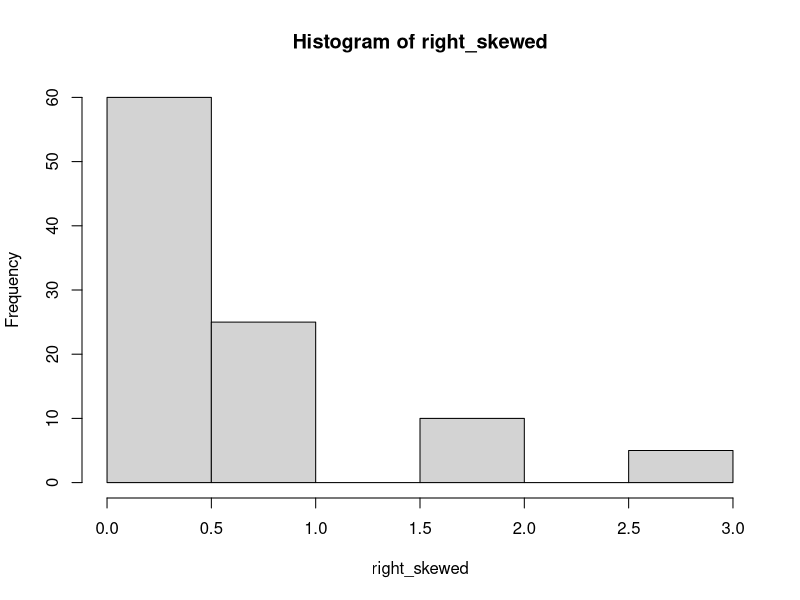
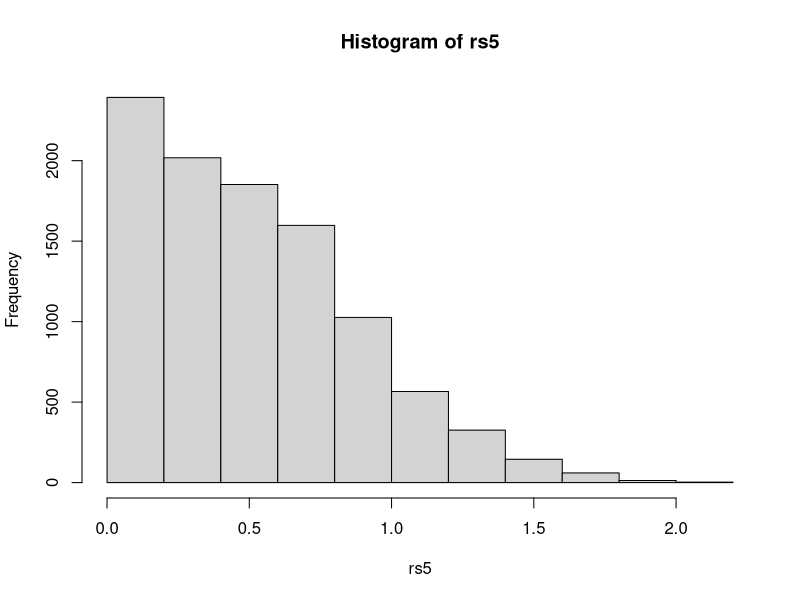
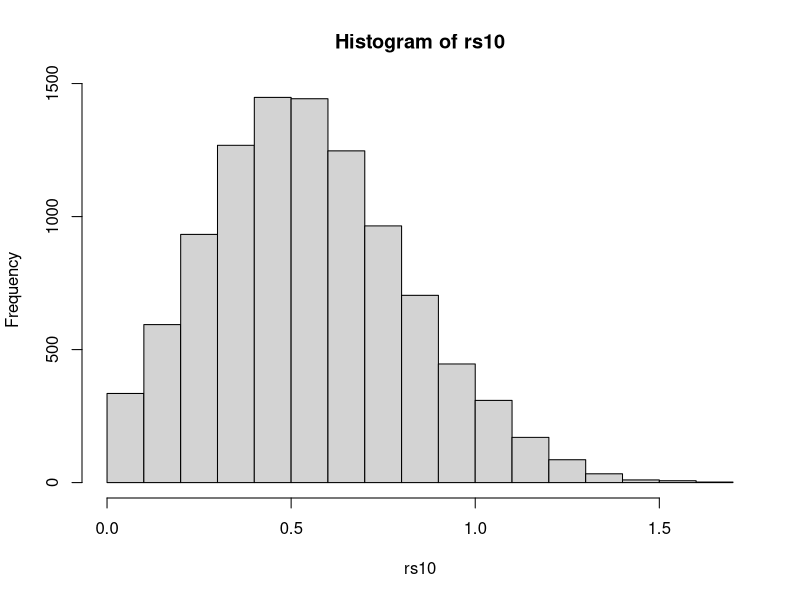
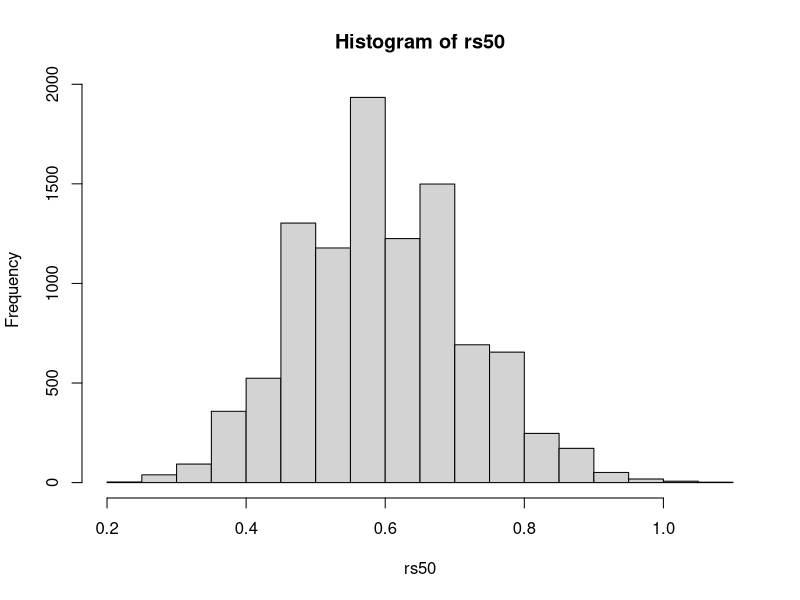

Generate these figures, in order, with R:
## ---- chunk 1
knitr::opts_chunk$set(echo = TRUE, message = FALSE,
                      warning = FALSE, error = TRUE,
                      fig.height = 3)
library(tidyverse)
## ---- chunk 2
qnorm(pnorm(441, 510, 45), 315, 37)
## ---- chunk 3
pnorm(40000, 39000, 2500, lower.tail=FALSE)
## ---- chunk 4
qnorm(.95, 39000, 2500)
## ---- chunk 5
tire_se <- 2500 / sqrt(4)

tire_se

pnorm(40000, 39000, tire_se, lower.tail = FALSE)
## ---- chunk 6
qnorm(.95, 39000, tire_se)
## ---- chunk 7
p4prob <- pbinom(30, 100, 0.5)
p4prob
## ---- chunk 8
n = 100
p = 0.5
mu = n*p
sigma = sqrt(n*p*(1-p))

p4approx <- dnorm((30-mu) / sigma)
p4approx
## ---- chunk 9
p4prob - p4approx
## ---- chunk 10
library(tibble)
results <- tibble(p = seq(0.01, 0.49, by = 0.01)) %>%  
  mutate(prob = map_dbl(p, ~ pbinom(30, 100, .x))) %>%  
  filter(prob > 0.05)

results
## ---- chunk 11
right_skewed <- c(rep(0, 60), rep(1, 25), rep(2, 10), rep(3, 5))
rs5 <- replicate(10000, mean(sample(right_skewed, 5, replace = T)))
rs10 <- replicate(10000, mean(sample(right_skewed, 10, replace = T)))
rs50 <- replicate(10000, mean(sample(right_skewed, 50, replace = T)))
## ---- chunk 12
hist(right_skewed)
hist(rs5)
hist(rs10)
hist(rs50)
## ---- chunk 13
qnorm(0.95)
## ---- chunk 14
qnorm(0.98)
## ---- chunk 15
# For example, a 90% CI
alpha <- 0.1

qnorm(1 - alpha)
